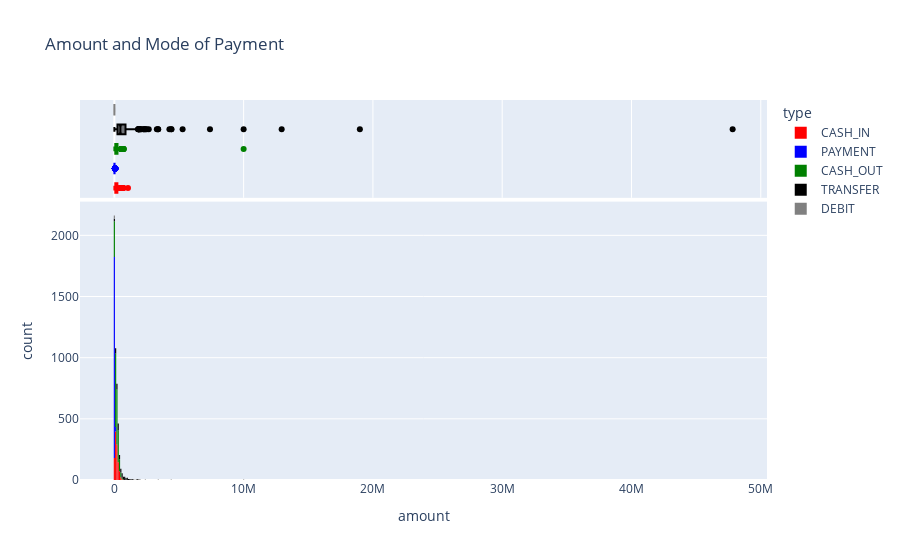

Notebook source saved alongside this figure:
### Code cell
fig = px.histogram(df.sample(5000), 
                   x='amount', 
                   marginal='box', 
                   color='type',
                   color_discrete_sequence=['red','blue','green','black','grey'], 
                   title='Amount and Mode of Payment')
fig.update_layout(bargap=0.1)
fig.show()

### Figure 1 — Plotly figure (JSON) as saved in the notebook; plotly's stock layout.template omitted (floating-point values rounded to 4 significant figures; data arrays with more than 128 entries replaced by an {"elided": "..."} marker saying what was removed)
{"data": [{"alignmentgroup": "True", "bingroup": "x", "hovertemplate": "type=CASH_IN<br>amount=%{x}<br>count=%{y}<extra></extra>", "legendgroup": "CASH_IN", "marker": {"color": "red", "pattern": {"shape": ""}}, "name": "CASH_IN", "offsetgroup": "CASH_IN", "orientation": "v", "showlegend": true, "type": "histogram", "x": {"elided": "1116 float values"}, "xaxis": "x", "yaxis": "y"}, {"alignmentgroup": "True", "hovertemplate": "type=CASH_IN<br>amount=%{x}<extra></extra>", "legendgroup": "CASH_IN", "marker": {"color": "red"}, "name": "CASH_IN", "notched": true, "offsetgroup": "CASH_IN", "showlegend": false, "type": "box", "x": {"elided": "1116 float values"}, "xaxis": "x2", "yaxis": "y2"}, {"alignmentgroup": "True", "bingroup": "x", "hovertemplate": "type=PAYMENT<br>amount=%{x}<br>count=%{y}<extra></extra>", "legendgroup": "PAYMENT", "marker": {"color": "blue", "pattern": {"shape": ""}}, "name": "PAYMENT", "offsetgroup": "PAYMENT", "orientation": "v", "showlegend": true, "type": "histogram", "x": {"elided": "1681 float values"}, "xaxis": "x", "yaxis": "y"}, {"alignmentgroup": "True", "hovertemplate": "type=PAYMENT<br>amount=%{x}<extra></extra>", "legendgroup": "PAYMENT", "marker": {"color": "blue"}, "name": "PAYMENT", "notched": true, "offsetgroup": "PAYMENT", "showlegend": false, "type": "box", "x": {"elided": "1681 float values"}, "xaxis": "x2", "yaxis": "y2"}, {"alignmentgroup": "True", "bingroup": "x", "hovertemplate": "type=CASH_OUT<br>amount=%{x}<br>count=%{y}<extra></extra>", "legendgroup": "CASH_OUT", "marker": {"color": "green", "pattern": {"shape": ""}}, "name": "CASH_OUT", "offsetgroup": "CASH_OUT", "orientation": "v", "showlegend": true, "type": "histogram", "x": {"elided": "1758 float values"}, "xaxis": "x", "yaxis": "y"}, {"alignmentgroup": "True", "hovertemplate": "type=CASH_OUT<br>amount=%{x}<extra></extra>", "legendgroup": "CASH_OUT", "marker": {"color": "green"}, "name": "CASH_OUT", "notched": true, "offsetgroup": "CASH_OUT", "showlegend": false, "type": "box", "x": {"elided": "1758 float values"}, "xaxis": "x2", "yaxis": "y2"}, {"alignmentgroup": "True", "bingroup": "x", "hovertemplate": "type=TRANSFER<br>amount=%{x}<br>count=%{y}<extra></extra>", "legendgroup": "TRANSFER", "marker": {"color": "black", "pattern": {"shape": ""}}, "name": "TRANSFER", "offsetgroup": "TRANSFER", "orientation": "v", "showlegend": true, "type": "histogram", "x": {"elided": "418 float values"}, "xaxis": "x", "yaxis": "y"}, {"alignmentgroup": "True", "hovertemplate": "type=TRANSFER<br>amount=%{x}<extra></extra>", "legendgroup": "TRANSFER", "marker": {"color": "black"}, "name": "TRANSFER", "notched": true, "offsetgroup": "TRANSFER", "showlegend": false, "type": "box", "x": {"elided": "418 float values"}, "xaxis": "x2", "yaxis": "y2"}, {"alignmentgroup": "True", "bingroup": "x", "hovertemplate": "type=DEBIT<br>amount=%{x}<br>count=%{y}<extra></extra>", "legendgroup": "DEBIT", "marker": {"color": "grey", "pattern": {"shape": ""}}, "name": "DEBIT", "offsetgroup": "DEBIT", "orientation": "v", "showlegend": true, "type": "histogram", "x": [8239.0, 3627, 2847.0, 54.93, 3018.0, 271.9, 624.6, 5687.0, 3309.0, 1426.0, 5078.0, 3.81, 5989.0, 8790.0, 8145.0, 6105.0, 481.1, 1335.0, 4720.0, 1424.0, 1427.0, 6878.0, 2303.0, 3382.0, 3006.0, 5191.0, 4409.0], "xaxis": "x", "yaxis": "y"}, {"alignmentgroup": "True", "hovertemplate": "type=DEBIT<br>amount=%{x}<extra></extra>", "legendgroup": "DEBIT", "marker": {"color": "grey"}, "name": "DEBIT", "notched": true, "offsetgroup": "DEBIT", "showlegend": false, "type": "box", "x": [8239.0, 3627, 2847.0, 54.93, 3018.0, 271.9, 624.6, 5687.0, 3309.0, 1426.0, 5078.0, 3.81, 5989.0, 8790.0, 8145.0, 6105.0, 481.1, 1335.0, 4720.0, 1424.0, 1427.0, 6878.0, 2303.0, 3382.0, 3006.0, 5191.0, 4409.0], "xaxis": "x2", "yaxis": "y2"}], "layout": {"bargap": 0.1, "barmode": "relative", "legend": {"title": {"text": "type"}, "tracegroupgap": 0}, "title": {"text": "Amount and Mode of Payment"}, "xaxis": {"anchor": "y", "domain": [0, 1], "title": {"text": "amount"}}, "xaxis2": {"anchor": "y2", "domain": [0, 1], "matches": "x", "showgrid": true, "showticklabels": false}, "yaxis": {"anchor": "x", "domain": [0, 0.7326], "title": {"text": "count"}}, "yaxis2": {"anchor": "x2", "domain": [0.7426, 1], "matches": "y2", "showgrid": false, "showline": false, "showticklabels": false, "ticks": ""}}}
